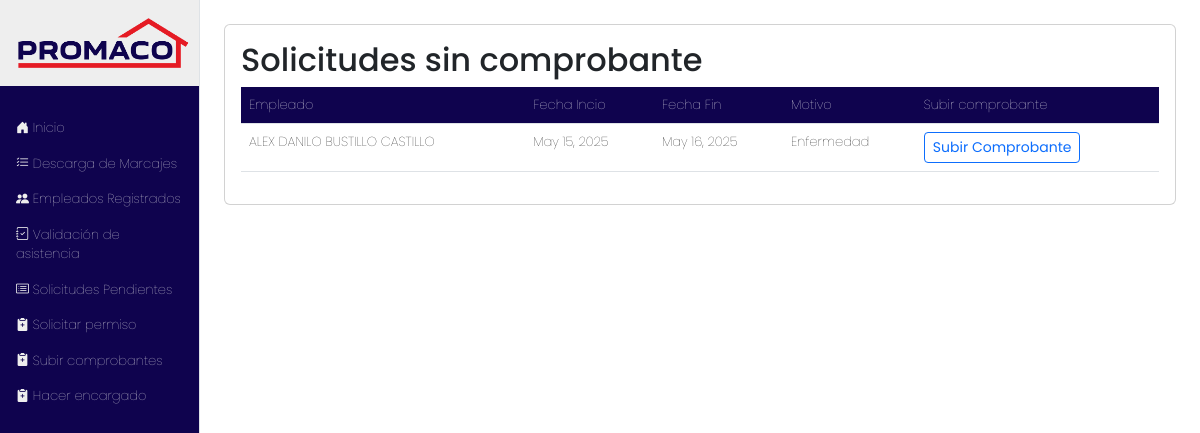
/marcaje/subir_comprobantes/, run on an earlier commit of the app's database.
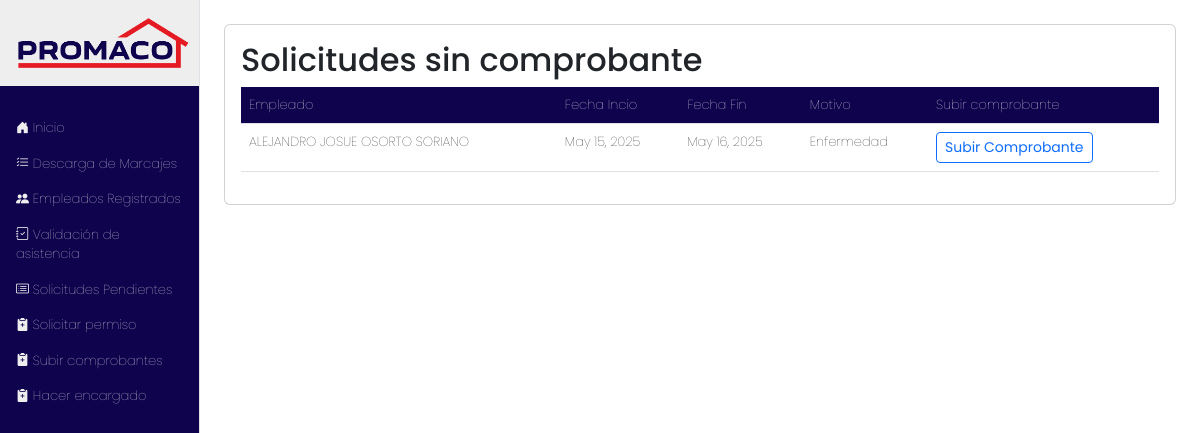
And on a later commit of the database.
### marcaje/models.py (models this page shows, shortened)
class Permisos(models.Model):
    ESTADO_SOLICITUD = [
        ('P', 'Pendiente'),
        ('A', 'Aprobada'),
        ('R', 'Rechazada'),
    ]
    encargado = models.ForeignKey(Empleado, related_name="solicitudes_enviadas", on_delete=models.PROTECT)
    empleado = models.ForeignKey(Empleado, on_delete=models.CASCADE)
    tipo_permiso = models.ForeignKey(TipoPermisos, on_delete=models.PROTECT)
    fecha_inicio = models.DateField()
    fecha_final = models.DateField()
    fecha_solicitud = models.DateTimeField(auto_now=True)
    descripcion = models.CharField(max_length=300)
    tiene_comprobante = models.BooleanField(default=False)
    estado_solicitud = models.CharField(choices=ESTADO_SOLICITUD, default='P')

class Empleado(models.Model):
    id_externo = models.IntegerField(unique=True)
    codigo = models.CharField(max_length=20)
    nombre = models.CharField(max_length=100)
    departamento = models.CharField(max_length=100)
    sucursal = models.ForeignKey(Sucursal, on_delete=models.PROTECT)
    es_encargado = models.BooleanField(default=False)
    class Meta:
        verbose_name = "Empleado"
        verbose_name_plural = "Empleados"
        ordering = ['nombre']
    def __str__(self):
        return f"{self.nombre} "

### marcaje/views.py (the view)
# urls.py: path('subir_comprobantes/', views.subir_comprobante, name='subir_comprobantes'),
def subir_comprobante(request):
    solicitudes = Permisos.objects.filter(tiene_comprobante=False)
    return render(request, 'subir_comprobantes.html', {
        'solicitudes': solicitudes,
    })

### marcaje/templates/subir_comprobantes.html (shortened to what this page needs)
 {% extends 'base.html' %}
 {% block content %}
 <div class="card">
  <div class="card-body">
<h2>Solicitudes sin comprobante</h2>
<div class="table-responsive">
<table id="tabla-comprobantes" class="table">
  <thead class="">
    <tr>
      <th>Empleado</th>
      <th>Fecha Incio</th>
      <th>Fecha Fin</th>
      <th>Motivo</th>
      <th>Subir comprobante</th>
    </tr>
  </thead>
  <tbody>
    {% for s in solicitudes %}
      <tr id="permiso-{{s.id}}">
        <td>{{ s.empleado }}</td>
        <td>{{ s.fecha_inicio }}</td>
        <td>{{s.fecha_final}}</td>
        <td>{{ s.descripcion }}</td>
        <td>
          <button class="btn btn-outline-primary btn-sm"
          hx-get="{% url 'form_comprobante' s.id %}"
          hx-target="#formulario-{{ s.id }}"
          hx-swap="innerHTML">
    Subir Comprobante
          </button>
        </td>
      </tr>
    {% empty %}
      <tr>
        <td colspan="4">No hay solicitudes pendientes de comprobante.</td>
      </tr>
    {% endfor %}
  </tbody>
</table>
</div>
</div>
</div>
{%endblock%}

What changed in the data, as far as the page shows it:
no longer on this page (row edited): Permisos: empleado "ALEX DANILO BUSTILLO CASTILLO", fecha_inicio "May 15, 2025", fecha_final "May 16, 2025", descripcion "Enfermedad"
added Permisos: empleado "ALEJANDRO JOSUE OSORTO SORIANO", fecha_inicio "May 15, 2025", fecha_final "May 16, 2025", descripcion "Enfermedad"
